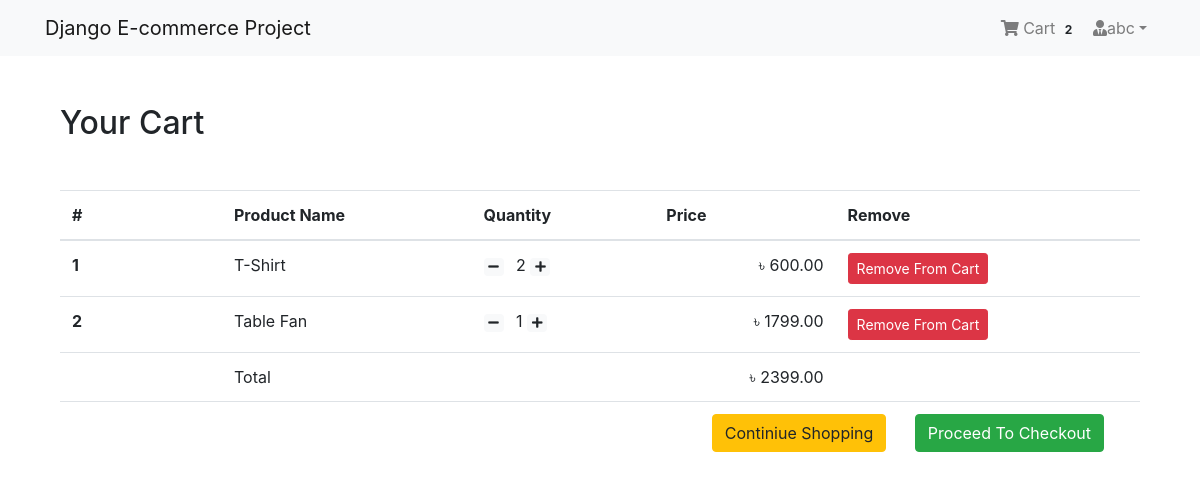
The app's page /shop/cart/ (signed in), older data.
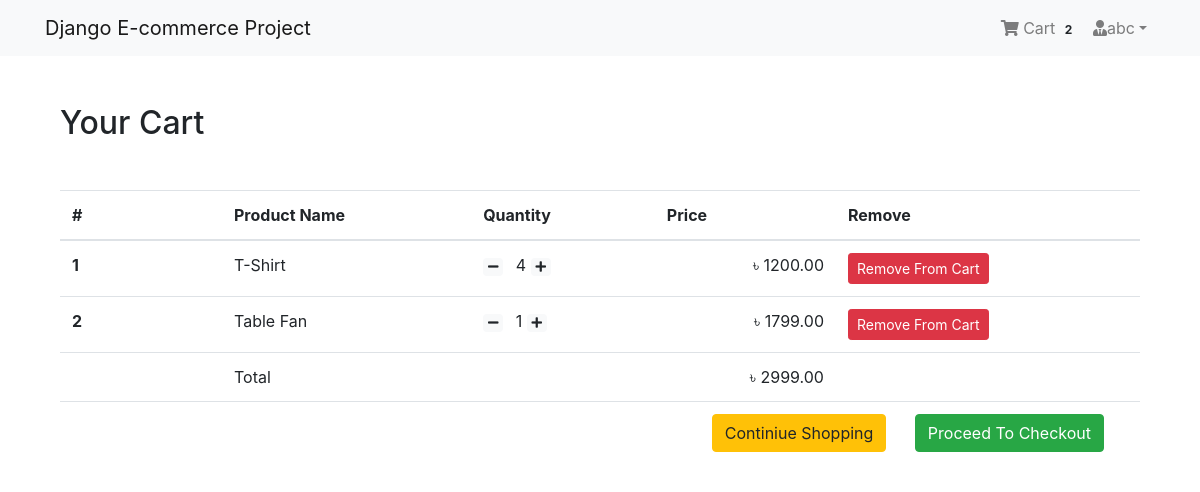
The same page, newer data.
### AppOrder/models.py (models this page shows, shortened)
class Cart(models.Model):
    user = models.ForeignKey(settings.AUTH_USER_MODEL, on_delete=models.CASCADE, related_name='cart')
    item = models.ForeignKey(Product, on_delete=models.CASCADE)
    quantity = models.IntegerField(default=1)
    purchased = models.BooleanField(default=False)
    created = models.DateTimeField(auto_now_add=True)
    updated = models.DateTimeField(auto_now=True)
    def get_total(self):
        total = self.item.price * self.quantity
        float_total = format(total, '0.2f')
        return float_total

class Order(models.Model):
    orderitems = models.ManyToManyField(Cart)
    user = models.ForeignKey(settings.AUTH_USER_MODEL, on_delete=models.CASCADE)
    ordered = models.BooleanField(default=False)
    created = models.DateTimeField(auto_now_add=True)
    paymentId = models.CharField(max_length=264, blank=True, null=True)
    orderedId = models.CharField(max_length=200, blank=True, null=True)
    def get_totals(self):
        total = 0
        for order_item in self.orderitems.all():
            total += float(order_item.get_total())
        return total

### AppShop/models.py (models this page shows, shortened)
class Product(models.Model):
           mainimage = models.ImageField(upload_to='Products')
           name = models.CharField(max_length=264)
           category = models.ForeignKey(Category, on_delete=models.CASCADE, related_name='category')
           preview_text = models.TextField(max_length=200, verbose_name='Preview Text')
           detail_text = models.TextField(max_length=1000, verbose_name='Description')
           price = models.FloatField()
           old_price = models.FloatField(default=0.00)
           created = models.DateTimeField(auto_now_add=True)
           class Meta:
                ordering = ['-created',]

### AppOrder/views.py (the view)
# urls.py: path('cart/', views.cart_view, name="cart"),
@login_required
def cart_view(request):
    carts = Cart.objects.filter(user=request.user, purchased=False)
    orders = Order.objects.filter(user=request.user, ordered=False)
    if carts.exists() and orders.exists():
        order = orders[0]
        return render(request, 'cart.html', context={'carts':carts, 'order':order})
    else:
        messages.warning(request, "You don't have any item in your cart!")
        return redirect("AppShop:home")

### AppOrder/templatetags/cart_tag.py (called while the page is built)
@register.filter
def cart_total(user):
    order = Order.objects.filter(user=user, ordered=False)
    if order.exists():
        return order[0].orderitems.count()
    else:
        return 0

### AppLogin/templates/cart.html
{% extends 'base.html' %}
{% load crispy_forms_tags %}
{% block body_block %}
<div class="container my-5">
    <div class="my-5">
        <h2>Your Cart</h2>
    </div>
    <table class="table table-hover">
        <thead>
            <tr>
                <th scope="col" width="15%">#</th>
                <th scope="col">Product Name</th>
                <th scope="col">Quantity</th>
                <th scope="col" align="right">Price</th>
                <th scope="col">Remove</th>
            </tr>
        </thead>
        <tbody>
            {% for cart in carts %}
            <tr>
                <th scope="row">{{ forloop.counter }}</th>
                <td>{{cart.item.name}}</td>
                <td>
                    <a class="mr-2" href="{% url 'AppOrder:decrease' pk=cart.item.pk %}"><span class="badge badge-light"><i class="fas fa-minus"></i></span></a>
                    {{ cart.quantity}}
                    <a class="mr-2" href="{% url 'AppOrder:increase' pk=cart.item.pk %}"><span class="badge badge-light"><i class="fas fa-plus"></i></span></a>
                </td>
                <td align="right">&#2547; {{cart.get_total}}</td>
                <td><a href="{% url 'AppOrder:remove' pk=cart.item.pk %}" class="btn btn-danger btn-sm">Remove From Cart</a></td>
            </tr>
            {% endfor %}
            <tr>
                <th scope="row"></th>
                <td colspan="2">Total</td>
                <td align="right">&#2547; {{order.get_totals | floatformat:2 }}</td>
                <td></td>
            </tr>
            <tr>
                <th scope="row"></th>
                <td colspan="4" class="text-right">
                <a href="{% url 'AppShop:home' %}" class="btn btn-warning mr-4">Continiue Shopping</a>
                <a href="{% url 'AppPayment:checkout' %}" class="btn btn-success mr-4">Proceed To Checkout</a>
                </td>
            </tr>
        </tbody>
    </table>
</div>
{% endblock body_block %}

Row changes from the older to the newer data that the page shows:
changed Cart "T-Shirt": quantity "2" → "4"; get_total "600.00" → "1200.00"
changed through a linked row, Order: get_totals "2399.00" → "2999.00"
